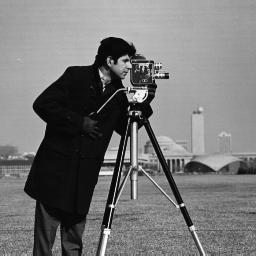
%> input picture grayscale_output.jpg, 256 x 256 px
$ octave question_10.m   (GNU Octave 9; MATLAB toolbox functions it lacks are replaced by stand-ins)
%> lines starting %> are read from the running program, lines starting %| are printed output that depends on the picture; in (x1, y1, x2, y2) boxes, pixels count from 0 and x2, y2 are one past the last pixel; in counts of white or black regions, pixels touching at a corner belong together; the program's own positions count from 1
% Load the image
I = imread('grayscale_output.jpg');
%> I is the input picture: size 256x256 uint8; min 0, max 255, mean 118.7

% Convert the image to grayscale if it is a color image
if size(I, 3) == 3
    I_gray = rgb2gray(I);
else
    I_gray = I;
end

% Apply a median filter to reduce noise
I_filt = medfilt2(I_gray, [3 3]);

% Compute the gradient magnitude using the Sobel operator
gmag = imgradient(I_filt, 'sobel');

% Compute the watershed transform of the gradient magnitude
L = watershed(gmag);
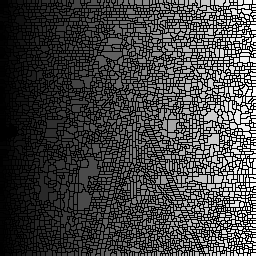
%> L: size 256x256 uint16; min 0, max 3914, mean 1045.6; drawn with min black and max white

% Mark the foreground objects
se = strel('disk', 20);
Io = imopen(I_filt, se);
Ioc = imclose(Io, se);
Iobrd = imerode(Ioc, se);
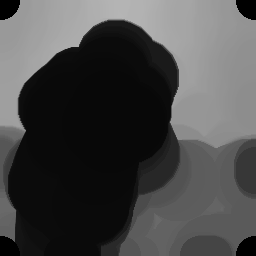
%> Iobrd: size 256x256 uint8; min 0, max 181, mean 71.7
Iobrcbr = imreconstruct(Iobrd, I_filt);

% Compute the regional maxima of the reconstructed image
fgm = imregionalmax(Iobrcbr);
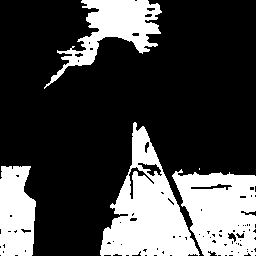
%> fgm: size 256x256 logical; 27.2% white; 5 white regions (1 under 20 px), largest, box (x1, y1, x2, y2) and area: (100, 122, 200, 256) 6383, (172, 169, 256, 256) 5220, (44, 0, 162, 89) 3452, (0, 166, 36, 256) 2768

% Modify the foreground marker image
fgm = imclose(fgm, ones(5, 5));
%> fgm: size 256x256 logical; 29.1% white; 4 white regions (1 under 20 px), largest, box (x1, y1, x2, y2) and area: (100, 122, 256, 256) 12469, (44, 0, 162, 89) 3780, (0, 166, 36, 256) 2830
fgm = imerode(fgm, ones(5, 5));
%> fgm: size 256x256 logical; 25.2% white; 3 white regions, box (x1, y1, x2, y2) and area: (102, 129, 256, 256) 11090, (63, 0, 158, 64) 2936, (0, 168, 34, 256) 2492
fgm = bwareaopen(fgm, 20);

% Create markers for the watershed transform
D = bwdist(~fgm);
DL = watershed(D);
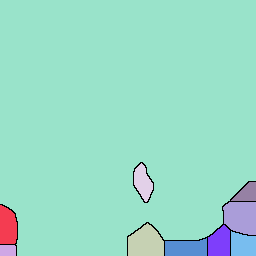
%> DL: size 256x256 uint8; 11 distinct labels, from 0 to 10; one colour per label, 0 black
bgm = DL == 0;
%> bgm: size 256x256 logical; 0.88% white in thin lines or dots, all inside (x1, y1, x2, y2) = (0, 162, 256, 256)

% Create a binary mask
mask = imextendedmin(I_filt, 2);
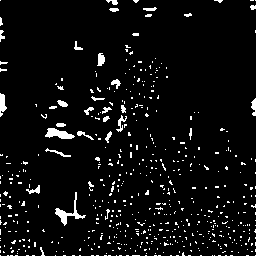
%> mask: size 256x256 logical; 5.2% white in thin lines or dots
I_mod = imimposemin(gmag, bgm | mask);

% Perform the watershed transform
L = watershed(I_mod);
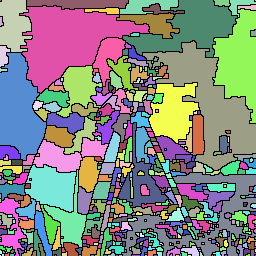
%> L: size 256x256 uint16; 501 distinct labels, from 0 to 500; one colour per label, 0 black

% Label the objects in the original image
Lrgb = label2rgb(L, 'jet', 'w', 'shuffle');
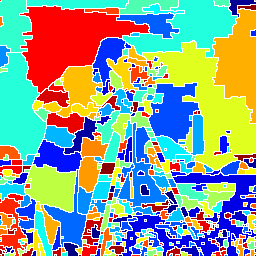
%> Lrgb: size 256x256x3 uint8; mean R, G, B 142.2, 162, 146.6

% Display the result
imshow(Lrgb, 'InitialMagnification', 'fit');
title('Watershed Segmentation');

% Overlay the segmented regions on the original image
figure;
imshow(I);
hold on;
himage = imshow(Lrgb);
himage.AlphaData = 0.3;
title('Overlay of Segmented Regions');
%> figure, not shown here; its title reads 'Overlay of Segmented Regions'
